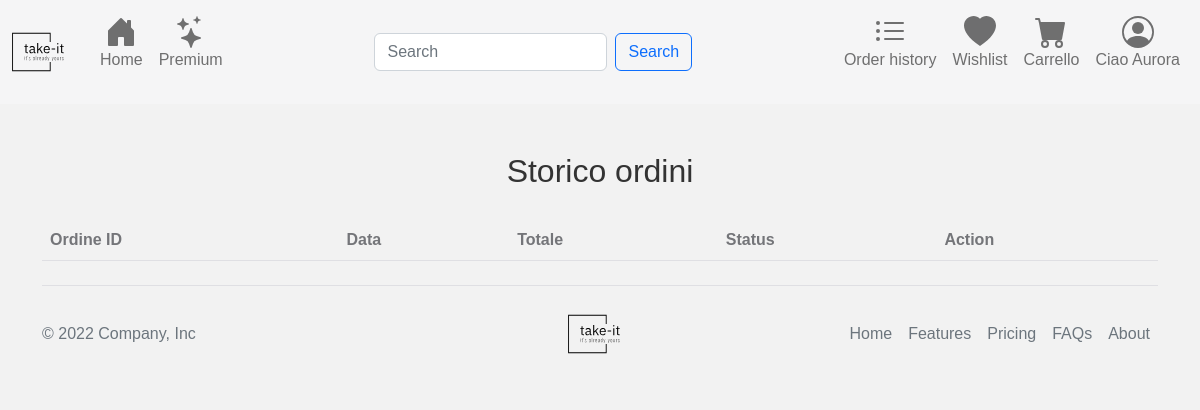
/orderHistory.php (signed in), run on an earlier commit of the app's database.
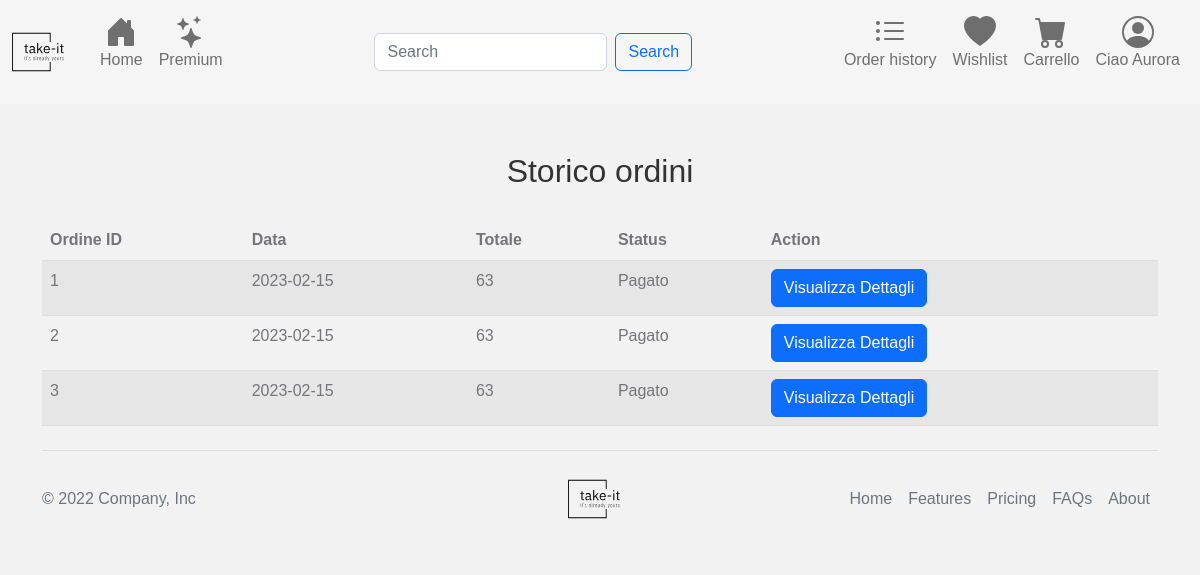
And on a later commit of the database.
### tables this page shows
CREATE TABLE IF NOT EXISTS `Utente` (
  `Id` int(11) NOT NULL AUTO_INCREMENT,
  `Nome` varchar(50) NOT NULL,
  `Cognome` varchar(50) NOT NULL,
  `Email` varchar(50) NOT NULL,
  `Password` varchar(32) NOT NULL,
  `Claim_id` int(11) NOT NULL,
  `Indirizzo_id` int(11) NOT NULL,
  `Status` int(11) NOT NULL,
  `Timestamp` timestamp NOT NULL DEFAULT current_timestamp(),
  PRIMARY KEY (`Id`),
  KEY `Indirizzo_id` (`Indirizzo_id`),
  KEY `Claim_id` (`Claim_id`)
);

CREATE TABLE IF NOT EXISTS `Ordine` (
  `Id` int(11) NOT NULL AUTO_INCREMENT,
  `Data_ordine` date NOT NULL,
  `Tot_ordine` decimal(10,0) NOT NULL,
  `Status` int(11) NOT NULL,
  `Metodo_di_spedizione` int(11) NOT NULL,
  `Forma_di_pag_id` int(11) NOT NULL,
  `Timestamp` timestamp NOT NULL DEFAULT current_timestamp(),
  PRIMARY KEY (`Id`),
  KEY `Forma_di_pag_id` (`Forma_di_pag_id`)
);

### orderHistory.php (called while the page is built, shortened)
<?php
include("./src/classes/Dbh.php");
require './templates/views/user/orderHistory.php';
require_once("./templates/base.php");

### src/classes/Dbh.php (called while the page is built, shortened)
<?php
include("./src/utility/UtilsFunctions.php");
include("./src/classes/Session.php");
class Dbh
{
    protected mysqli $connection;
    public function __construct($dbhost = 'localhost', $dbuser = 'root', $dbpass = '', $dbname = 'e-commerce', $charset = 'utf8')
    {
        try {
            $this->connection = new mysqli($dbhost, $dbuser, $dbpass, $dbname);
            $this->connection->set_charset($charset);
        } catch (Exception $e) {
            echo "[Dbh:26] Sono qui";
            echo "Connection failed: " . mysqli_connect_error();
        }
    }
    public function execute($sql, ...$params): array|int|string
    {
        $types = "";
        if ($stmt = $this->connection->prepare($sql)) {
            if (!$stmt->execute()) {
                return "Execute failed: (" . $stmt->errno . ") " . $stmt->error;
            }
            if ($stmt->errno == 0) {
                $result = $stmt->get_result();
                return $result->fetch_all(MYSQLI_ASSOC);
            } else {
                return "Errore" . $stmt->errno;
            }
        } else {
            return 'Unable to prepare MySQL statement (check your syntax) - ' . $this->connection->error;
        }
    }
    public function getRecord(string $tableName, string $where): mixed
    {
        $response = $this->execute("SELECT * FROM `$tableName` WHERE $where");
        return !empty($response) && $response[0] !== null
            ? $response[0]
            : null;
    }
}

### src/classes/Session.php (called while the page is built, shortened)
<?php
class Session extends Dbh
{
    private readonly int $id;
    public function __construct($id)
    {
        $this->id = $id;
        $this->init();
    }
    private function init()
    {
        if ($this->checkSessionId($this->id)) {
            $claimType = $this->getClaimTypeFromId($this->id);
        }
    }
    public function checkSessionId($id): bool
    {
        if (isset($id)) {
            $response = parent::execute("SELECT * FROM `Utente` WHERE `Id` = '$id' ");
            if (is_int($response[0]["Id"])) {
                $this->setSessionUser($response[0]);
                $user = $this->getCurrentUser();
                return $user[ID] > 0 && $user["Id"] == $id;
            }
        }
        return false;
    }
    public function setSessionUser($params): void
    {
        $_SESSION[CARRELLO_ID] = $this->getUserCartIdFromDb() !== null && $this->getUserCartIdFromDb() !== CARRELLO_UNSET
            ? $this->getUserCartIdFromDb()
            : $this->bindCartWithUser();
        $_SESSION[RACCOLTA_ID] = $this->getUserCollectionIdFromDb() !== null && $this->getUserCartIdFromDb() !== RACCOLTA_UNSET
            ? $this->getUserCollectionIdFromDb()
            : $this->generateCollectionRecord();
    }
    public function getCurrentUser(): array|int
    {
        return [
            ID => $_SESSION[ID],
            NOME => $_SESSION[NOME],
            COGNOME => $_SESSION[COGNOME],
            EMAIL => $_SESSION[EMAIL],
            PASSWORD => $_SESSION[PASSWORD],
            STATUS => $_SESSION[STATUS],
            CLAIM_ID => $_SESSION[CLAIM_ID],
            INDIRIZZO_ID => $_SESSION[INDIRIZZO_ID],
            CARRELLO_ID => $_SESSION[CARRELLO_ID],
            RACCOLTA_ID => $_SESSION[RACCOLTA_ID]
        ];
    }
    public function getUserCollectionIdFromDb() {
        $where = "Utente_id = " . $this->getCurrentUser()[ID];
        $res = parent::getRecord(RACCOLTA, $where);
        if ($res !== null) {
            return UtilsFunctions::checkResponse($res[ID])
                ? $res[ID]
                : RACCOLTA_UNSET;
        }
        return null;
    }
    public function getUserCartIdFromDb()
    {
        $where = UTENTE_ID." = ".$this->getCurrentUser()[ID];
        $res = parent::getRecord(CARRELLO, $where);
        if ($res !== null) {
            return UtilsFunctions::checkResponse($res[ID])
                ? $res[ID]
                : CARRELLO_UNSET;
        }
        return null;
    }
    public function getClaimTypeFromId($id): ?string
    {
        $res = parent::execute("SELECT * FROM Claim WHERE Id = '$id' ");
        return $res ? $res[0][DESCRIZIONE] : "";
    }
    public function loadOrders() {
        $paymentData = parent::getRecord(FORMA_DI_PAGAMENTO, "Utente_id = " .$this->getCurrentUser()[ID]);
        if ($paymentData !== null) {
            $where = "Forma_di_pag_id = " . $paymentData[ID];
            $query = "SELECT * FROM Ordine WHERE $where";
            return parent::execute($query);
        }
    }
}

### src/utility/UtilsFunctions.php (called while the page is built, shortened)
<?php
class UtilsFunctions
{
    public static function checkResponse($response): bool
    {
        return is_int($response) && $response > 0;
    }
}

### templates/views/user/orderHistory.php (the view, shortened to what the rows shown need)
<div class="container mt-5">
  <h2 class="text-center">Storico ordini</h2>
  <table class="table table-striped">
    <thead>
      <tr>
        <th>Ordine ID</th>
        <th>Data</th>
        <th>Totale</th>
        <th>Status</th>
        <th>Action</th>
      </tr>
    </thead>
    <tbody>
    <?php
    if (isset($_SESSION[ID])) {
        $session = new Session($_SESSION[ID]);
        $orders = $session->loadOrders();
        if (!empty($orders)) {
            foreach ($orders as $order) {
                echo '<tr>
                <td>' . $order[ID] . '</td>
                <td>' . $order[DATA_ORDINE] . '</td>
                <td>' . $order[TOTALE_ORDINE] . '</td>
                <td>Pagato</td>
                <td>
                  <a href="#" class="btn btn-primary">Visualizza Dettagli</a>
                </td>
              </tr>';
            }
        }
    } else {
        header("Location: login.php");
    }
    ?>
    </tbody>
  </table>
</div>

### templates/views/utils/navbar.php (shortened to what the rows shown need)
<nav class="navbar navbar-expand-lg bg-light bd-navbar sticky-top" id="navbar-main">
    <div class="container-fluid">
        <div class="collapse navbar-collapse" id="navbarSupportedContent">
            <ul class="navbar-nav flex-row flex-wrap ms-md-auto justify-content-between" id="btn-toogle-navbar">
                <li class="nav-item dropdown">
                    <a class="nav-link" href="#" role="button" data-bs-toggle="dropdown" aria-expanded="false">
                        <div class="nav-caption-item">
                            <?php
                                if(isset($_SESSION["Id"])) {
                                    try {
                                        $session = new Session($_SESSION["Id"]);
                                        $user = $session->getCurrentUser();
                                        if ($user[ID] !== ID_UNSET) {
                                            echo 'Ciao ' . $user[NOME];
                                        } else {
                                            echo '<p>Utente</p>';
                                        }
                                    } catch (Exception $e) {
                                        echo $e->getMessage();
                                    }
                                } else {
                                    echo '<p>Utente</p>';
                                }
                            ?>
                        </div>
                    </a>
                </li>
            </ul>
        </div>
    </div>
</nav>

What changed in the data, as far as the page shows it:
added ordine: Id "1", Data_ordine "2023-02-15", Tot_ordine "63"
added ordine: Id "2", Data_ordine "2023-02-15", Tot_ordine "63"
added ordine: Id "3", Data_ordine "2023-02-15", Tot_ordine "63"
